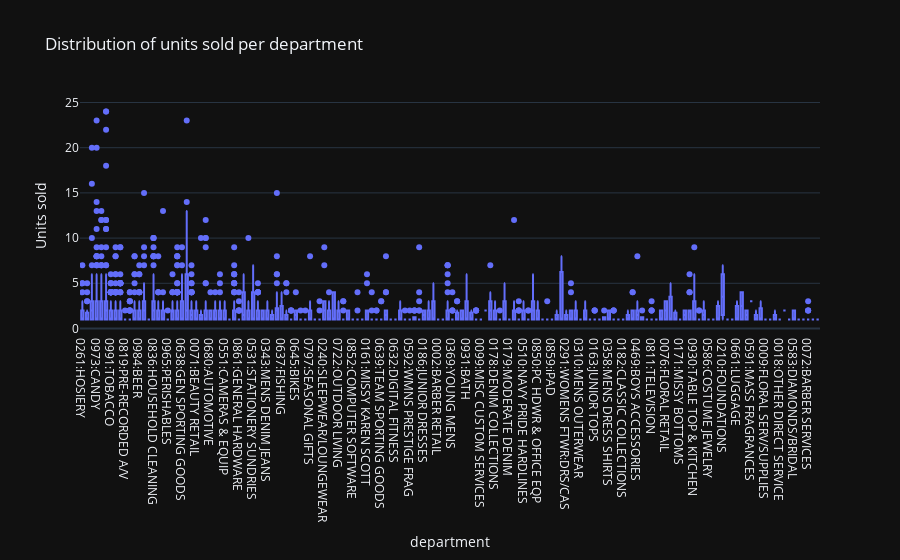

Notebook code cell kept with this figure:
### Code cell
# What is the distribution of units sold per department in the different transactions?
px.box(
    df_transactions,
    x="department",
    y="units",
    title="Distribution of units sold per department",
    labels={"units": "Units sold"},
)

### Figure 1 — Plotly figure (JSON) as saved in the notebook; plotly's stock layout.template omitted (floating-point values rounded to 4 significant figures; data arrays with more than 128 entries replaced by an {"elided": "..."} marker saying what was removed)
{"data": [{"alignmentgroup": "True", "hovertemplate": "department=%{x}<br>Units sold=%{y}<extra></extra>", "legendgroup": "", "marker": {"color": "#636efa"}, "name": "", "notched": false, "offsetgroup": "", "orientation": "v", "showlegend": false, "type": "box", "x": {"elided": "4390 str values"}, "x0": " ", "xaxis": "x", "y": {"elided": "4390 int values"}, "y0": " ", "yaxis": "y"}], "layout": {"boxmode": "group", "legend": {"tracegroupgap": 0}, "title": {"text": "Distribution of units sold per department"}, "xaxis": {"anchor": "y", "domain": [0, 1], "title": {"text": "department"}}, "yaxis": {"anchor": "x", "domain": [0, 1], "title": {"text": "Units sold"}}}}
